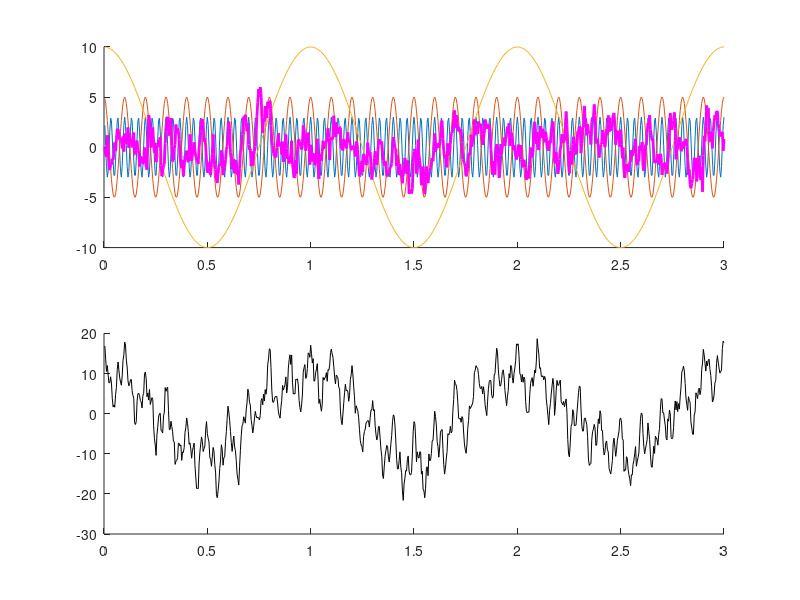

This chart was generated by the following MATLAB code: (Note: this script raises an error after producing the figure.)
addpath(genpath('../ssp_decomp'))
addpath(genpath('../spectralanalysis'))
addpath(genpath('../ssp_init'))
%% Generate 3 oscillations during n windows of length N and add an AR(1)
Fs=250; % Hz
N=3*Fs; % Window length
n=1;    % Window Number
ta= (1:n*N);

StaPointId = ((1:n)-1)*N +1;
EndPointId = StaPointId+N-1;

f_so = 1;  w_so = f_so *2*pi /Fs; 
f_al = 10; w_al = f_al *2*pi /Fs;
f_ga = 30; w_ga = f_ga *2*pi /Fs;

x_so = 10 * cos(w_so*ta);
x_al = 5 * cos(w_al*ta);
x_ga = 3 * cos(w_ga*ta);

ar_1 = 0.8;
x_ar1 = zeros(1,n*N);
eps_t = normrnd(0,1, 1,n*N);
for tt=2:n*N
    x_ar1(1,tt) = x_ar1(1,tt-1)*ar_1 + eps_t(1,tt);
end

sigma_noise= 1;
y_t = x_so +  x_al + x_ga + x_ar1 + normrnd(0,sigma_noise,[1,n*N]);
y_t=y_t';

figure
subplot(2,1,1); hold on
plot(ta/Fs, x_ga)
plot(ta/Fs, x_al)
plot(ta/Fs, x_so)
plot(ta/Fs, x_ar1, 'linewidth',2, 'color','m')

subplot(2,1,2); hold on
plot(ta/Fs, y_t, 'k')




%% Estimate Initialization Parameters
TW = 1;
Ktapers = 4;
Nosc_max = 6;
doRedress= 1;
doPlot = 1;

[f_tot, a_tot, sigma2_tot,R_hat, contrib_tot]=get_init_osc(y_t,StaPointId,EndPointId,Fs,TW,Ktapers,Nosc_max, doRedress,doPlot);
[~,osc_id]=sort(contrib_tot,'descend');


%% Oscillation Decomposition and IC to pull out the best number of oscillation
convergenceTolerance=eps;
em_its=500;
doPlot=0;
namecur='test_fit';

Nosc_max = 6;
ll_tot = zeros(1,Nosc_max);

selectionCrit ='BIC';

ICmin = Inf;
for Nosc=1:Nosc_max
    disp(['Nosc tested: ' , num2str(Nosc), '/', num2str(Nosc_max)])
    
    init_params=struct();
    init_params.f_init     =  f_tot(1,osc_id(1:Nosc));
    init_params.a_init     =  a_tot(1,osc_id(1:Nosc));
    init_params.sigma2_init=  sigma2_tot(1,osc_id(1:Nosc));
    init_params.R          =  R_hat;
    init_params.NNharm     =  ones(1,Nosc);
    
    modelOsc=ssp_decomp(y_t,Fs,StaPointId,EndPointId,em_its,convergenceTolerance, init_params,namecur,doPlot);
    ll_tot(1,Nosc) =modelOsc.res{1,1}.ll;
    
    AIC_cur = -2*ll_tot(1,Nosc)+2*(3*(Nosc)+1);
    BIC_cur = -2*ll_tot(1,Nosc)+(3*(Nosc)+1) * log(N);
    
    if strcmp(selectionCrit,'AIC')
        IC = AIC_cur;
    elseif strcmp(selectionCrit,'BIC')
        IC = BIC_cur;
    end
    
    if IC<ICmin
        ICmin = IC;
        modelOsc_best = modelOsc;
        Nosc_opt = Nosc;
    end
 
end

%% Plot AIC and BIC
AIC = -2*ll_tot+2*(3*(1:Nosc_max)+1);
BIC = -2*ll_tot+(3*(1:Nosc_max)+1) * log(N);

figure;
yyaxis left
plot(1:Nosc_max,AIC)
xlabel('Number of Oscillation')
ylabel('AIC')
yyaxis right
plot(1:Nosc_max,BIC)
xlabel('Number of Oscillation')
ylabel('AIC')

%% Plot summary of the best model
plot_summary(modelOsc_best)